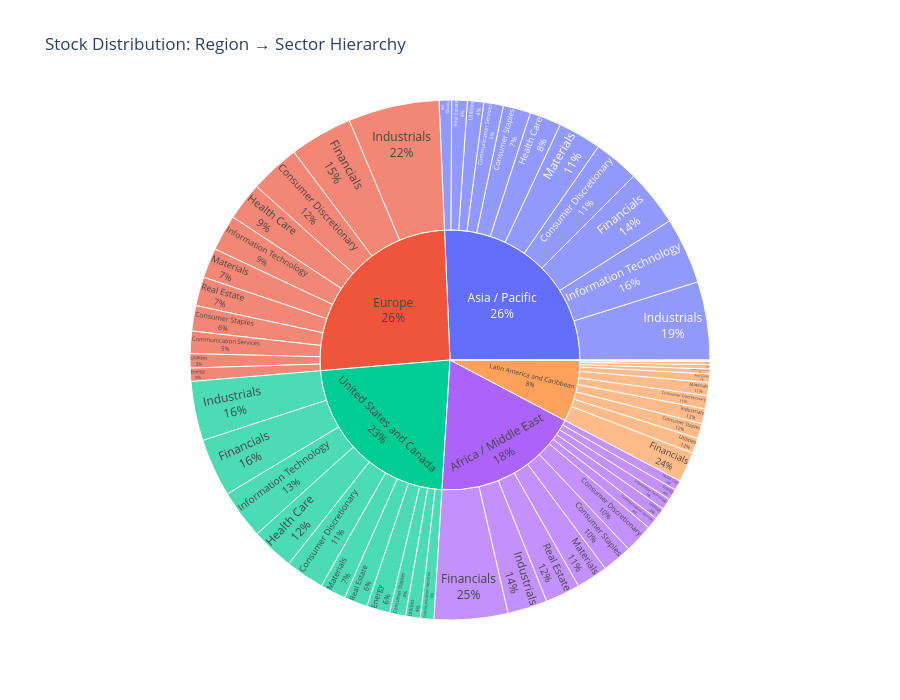

Source (notebook cell):
### Code cell
# Sunburst chart: Region → Sector hierarchy
if HAVE_PLOTLY and 'region' in all_stocks.columns and 'sector' in all_stocks.columns:
    sunburst_data = all_stocks[['region', 'sector']].dropna()
    sunburst_counts = sunburst_data.groupby(['region', 'sector']).size().reset_index(name='count')

    if len(sunburst_counts) > 0:
        fig = px.sunburst(
                sunburst_counts,
                path=['region', 'sector'],
                values='count',
                title='Stock Distribution: Region → Sector Hierarchy',
                height=700
                )
        fig.update_traces(textinfo='label+percent parent')
        fig.show()

### Figure 1 — Plotly figure (JSON) as saved in the notebook; plotly's stock layout.template omitted (floating-point values rounded to 4 significant figures)
{"data": [{"branchvalues": "total", "domain": {"x": [0.0, 1.0], "y": [0.0, 1.0]}, "hovertemplate": "labels=%{label}<br>count=%{value}<br>parent=%{parent}<br>id=%{id}<extra></extra>", "ids": ["634.88/Jun-30-2025", "Africa / Middle East/Communication Services", "Africa / Middle East/Consumer Discretionary", "Africa / Middle East/Consumer Staples", "Africa / Middle East/Energy", "Africa / Middle East/Financials", "Africa / Middle East/Health Care", "Africa / Middle East/Industrials", "Africa / Middle East/Information Technology", "Africa / Middle East/Materials", "Africa / Middle East/Real Estate", "Africa / Middle East/Utilities", "Asia / Pacific/Communication Services", "Asia / Pacific/Consumer Discretionary", "Asia / Pacific/Consumer Staples", "Asia / Pacific/Energy", "Asia / Pacific/Financials", "Asia / Pacific/Health Care", "Asia / Pacific/Industrials", "Asia / Pacific/Information Technology", "Asia / Pacific/Materials", "Asia / Pacific/Real Estate", "Asia / Pacific/Utilities", "Europe/Communication Services", "Europe/Consumer Discretionary", "Europe/Consumer Staples", "Europe/Energy", "Europe/Financials", "Europe/Health Care", "Europe/Industrials", "Europe/Information Technology", "Europe/Materials", "Europe/Real Estate", "Europe/Utilities", "Latin America and Caribbean/Communication Services", "Latin America and Caribbean/Consumer Discretionary", "Latin America and Caribbean/Consumer Staples", "Latin America and Caribbean/Energy", "Latin America and Caribbean/Financials", "Latin America and Caribbean/Health Care", "Latin America and Caribbean/Industrials", "Latin America and Caribbean/Information Technology", "Latin America and Caribbean/Materials", "Latin America and Caribbean/Real Estate", "Latin America and Caribbean/Utilities", "United States and Canada/Communication Services", "United States and Canada/Consumer Discretionary", "United States and Canada/Consumer Staples", "United States and Canada/Energy", "United States and Canada/Financials", "United States and Canada/Health Care", "United States and Canada/Industrials", "United States and Canada/Information Technology", "United States and Canada/Materials", "United States and Canada/Real Estate", "United States and Canada/Utilities", "634.88", "Africa / Middle East", "Asia / Pacific", "Europe", "Latin America and Caribbean", "United States and Canada"], "labels": ["Jun-30-2025", "Communication Services", "Consumer Discretionary", "Consumer Staples", "Energy", "Financials", "Health Care", "Industrials", "Information Technology", "Materials", "Real Estate", "Utilities", "Communication Services", "Consumer Discretionary", "Consumer Staples", "Energy", "Financials", "Health Care", "Industrials", "Information Technology", "Materials", "Real Estate", "Utilities", "Communication Services", "Consumer Discretionary", "Consumer Staples", "Energy", "Financials", "Health Care", "Industrials", "Information Technology", "Materials", "Real Estate", "Utilities", "Communication Services", "Consumer Discretionary", "Consumer Staples", "Energy", "Financials", "Health Care", "Industrials", "Information Technology", "Materials", "Real Estate", "Utilities", "Communication Services", "Consumer Discretionary", "Consumer Staples", "Energy", "Financials", "Health Care", "Industrials", "Information Technology", "Materials", "Real Estate", "Utilities", "634.88", "Africa / Middle East", "Asia / Pacific", "Europe", "Latin America and Caribbean", "United States and Canada"], "name": "", "parents": ["634.88", "Africa / Middle East", "Africa / Middle East", "Africa / Middle East", "Africa / Middle East", "Africa / Middle East", "Africa / Middle East", "Africa / Middle East", "Africa / Middle East", "Africa / Middle East", "Africa / Middle East", "Africa / Middle East", "Asia / Pacific", "Asia / Pacific", "Asia / Pacific", "Asia / Pacific", "Asia / Pacific", "Asia / Pacific", "Asia / Pacific", "Asia / Pacific", "Asia / Pacific", "Asia / Pacific", "Asia / Pacific", "Europe", "Europe", "Europe", "Europe", "Europe", "Europe", "Europe", "Europe", "Europe", "Europe", "Europe", "Latin America and Caribbean", "Latin America and Caribbean", "Latin America and Caribbean", "Latin America and Caribbean", "Latin America and Caribbean", "Latin America and Caribbean", "Latin America and Caribbean", "Latin America and Caribbean", "Latin America and Caribbean", "Latin America and Caribbean", "Latin America and Caribbean", "United States and Canada", "United States and Canada", "United States and Canada", "United States and Canada", "United States and Canada", "United States and Canada", "United States and Canada", "United States and Canada", "United States and Canada", "United States and Canada", "United States and Canada", "", "", "", "", "", ""], "values": [1.0, 58.0, 143.0, 149.0, 55.0, 366.0, 49.0, 198.0, 56.0, 157.0, 173.0, 58.0, 97.0, 226.0, 137.0, 62.0, 281.0, 157.0, 389.0, 330.0, 216.0, 77.0, 81.0, 111.0, 249.0, 126.0, 66.0, 313.0, 190.0, 453.0, 179.0, 149.0, 144.0, 71.0, 24.0, 66.0, 75.0, 21.0, 150.0, 15.0, 74.0, 7.0, 65.0, 42.0, 76.0, 67.0, 193.0, 80.0, 115.0, 289.0, 214.0, 295.0, 244.0, 128.0, 117.0, 73.0, 1.0, 1462.0, 2053.0, 2051.0, 615.0, 1815.0], "type": "sunburst", "textinfo": "label+percent parent"}], "layout": {"legend": {"tracegroupgap": 0}, "title": {"text": "Stock Distribution: Region → Sector Hierarchy"}, "height": 700}}
